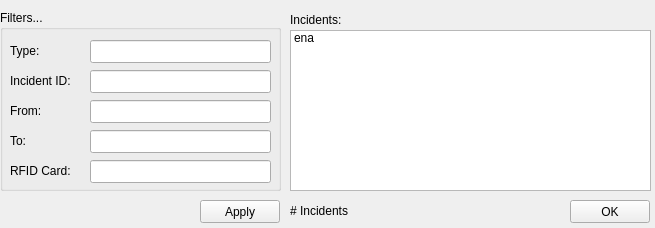
<?xml version="1.0" encoding="UTF-8"?>
<ui version="4.0">
 <class>ActivityLogWindow</class>
 <widget class="QMainWindow" name="ActivityLogWindow">
  <property name="geometry">
   <rect>
    <x>0</x>
    <y>0</y>
    <width>655</width>
    <height>228</height>
   </rect>
  </property>
  <property name="windowTitle">
   <string>Activity Log</string>
  </property>
  <widget class="QWidget" name="centralwidget">
   <widget class="QListWidget" name="IncidentsListWidget">
    <property name="geometry">
     <rect>
      <x>290</x>
      <y>30</y>
      <width>361</width>
      <height>161</height>
     </rect>
    </property>
    <item>
     <property name="text">
      <string>ena</string>
     </property>
    </item>
   </widget>
   <widget class="QLabel" name="IncidentsText">
    <property name="geometry">
     <rect>
      <x>290</x>
      <y>10</y>
      <width>71</width>
      <height>20</height>
     </rect>
    </property>
    <property name="text">
     <string>Incidents:</string>
    </property>
   </widget>
   <widget class="QGroupBox" name="groupBox">
    <property name="geometry">
     <rect>
      <x>0</x>
      <y>10</y>
      <width>281</width>
      <height>181</height>
     </rect>
    </property>
    <property name="title">
     <string>Filters...</string>
    </property>
    <widget class="QLabel" name="TypeText">
     <property name="geometry">
      <rect>
       <x>10</x>
       <y>30</y>
       <width>71</width>
       <height>21</height>
      </rect>
     </property>
     <property name="text">
      <string>Type:</string>
     </property>
    </widget>
    <widget class="QLineEdit" name="TypeInput">
     <property name="geometry">
      <rect>
       <x>90</x>
       <y>30</y>
       <width>181</width>
       <height>23</height>
      </rect>
     </property>
    </widget>
    <widget class="QLineEdit" name="IncidentIDInput">
     <property name="geometry">
      <rect>
       <x>90</x>
       <y>60</y>
       <width>181</width>
       <height>23</height>
      </rect>
     </property>
    </widget>
    <widget class="QLabel" name="IncidentIDText">
     <property name="geometry">
      <rect>
       <x>10</x>
       <y>60</y>
       <width>71</width>
       <height>21</height>
      </rect>
     </property>
     <property name="text">
      <string>Incident ID:</string>
     </property>
    </widget>
    <widget class="QLabel" name="FromText">
     <property name="geometry">
      <rect>
       <x>10</x>
       <y>90</y>
       <width>71</width>
       <height>21</height>
      </rect>
     </property>
     <property name="text">
      <string>From:</string>
     </property>
    </widget>
    <widget class="QLineEdit" name="FromInput">
     <property name="geometry">
      <rect>
       <x>90</x>
       <y>90</y>
       <width>181</width>
       <height>23</height>
      </rect>
     </property>
    </widget>
    <widget class="QLabel" name="ToText">
     <property name="geometry">
      <rect>
       <x>10</x>
       <y>120</y>
       <width>21</width>
       <height>21</height>
      </rect>
     </property>
     <property name="text">
      <string>To:</string>
     </property>
    </widget>
    <widget class="QLineEdit" name="ToInput">
     <property name="geometry">
      <rect>
       <x>90</x>
       <y>120</y>
       <width>181</width>
       <height>23</height>
      </rect>
     </property>
    </widget>
    <widget class="QLineEdit" name="RFIDInput">
     <property name="geometry">
      <rect>
       <x>90</x>
       <y>150</y>
       <width>181</width>
       <height>23</height>
      </rect>
     </property>
    </widget>
    <widget class="QLabel" name="RFIDText">
     <property name="geometry">
      <rect>
       <x>10</x>
       <y>150</y>
       <width>71</width>
       <height>21</height>
      </rect>
     </property>
     <property name="text">
      <string>RFID Card:</string>
     </property>
    </widget>
   </widget>
   <widget class="QPushButton" name="OKButton">
    <property name="geometry">
     <rect>
      <x>570</x>
      <y>200</y>
      <width>80</width>
      <height>23</height>
     </rect>
    </property>
    <property name="text">
     <string>OK</string>
    </property>
   </widget>
   <widget class="QLabel" name="IncidentNumberText">
    <property name="geometry">
     <rect>
      <x>290</x>
      <y>200</y>
      <width>271</width>
      <height>21</height>
     </rect>
    </property>
    <property name="text">
     <string># Incidents</string>
    </property>
   </widget>
   <widget class="QPushButton" name="ApplyFiltersButton">
    <property name="geometry">
     <rect>
      <x>200</x>
      <y>200</y>
      <width>80</width>
      <height>23</height>
     </rect>
    </property>
    <property name="text">
     <string>Apply</string>
    </property>
   </widget>
   <zorder>groupBox</zorder>
   <zorder>IncidentsListWidget</zorder>
   <zorder>IncidentsText</zorder>
   <zorder>OKButton</zorder>
   <zorder>IncidentNumberText</zorder>
   <zorder>ApplyFiltersButton</zorder>
  </widget>
  <action name="actionDate">
   <property name="text">
    <string>Date</string>
   </property>
  </action>
  <action name="actionType">
   <property name="text">
    <string>Type</string>
   </property>
  </action>
  <action name="actionLevel">
   <property name="text">
    <string>Level</string>
   </property>
  </action>
 </widget>
 <resources/>
 <connections/>
</ui>
